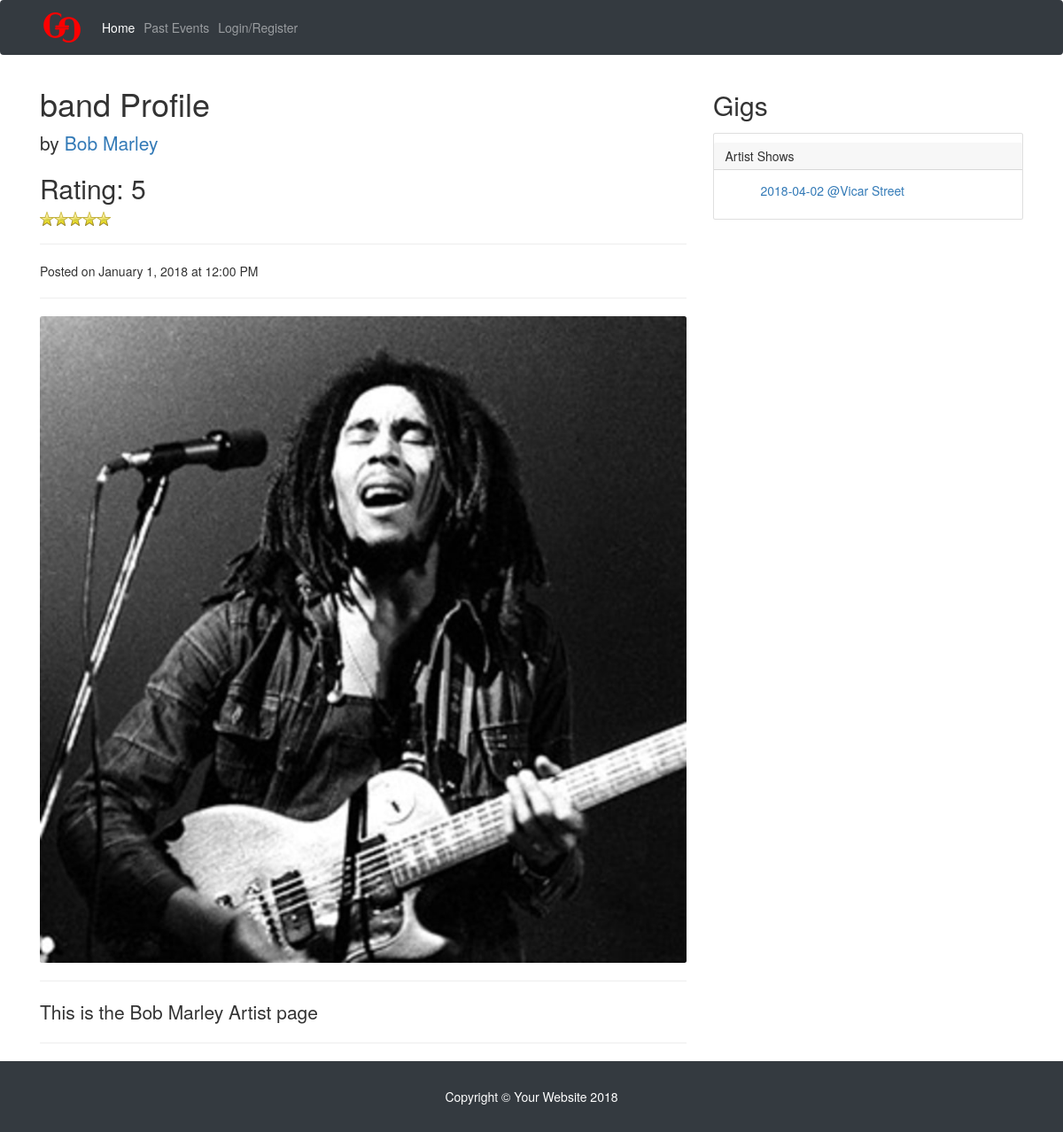
/singleProfile.php?id=61, run on an earlier commit of the app's database.
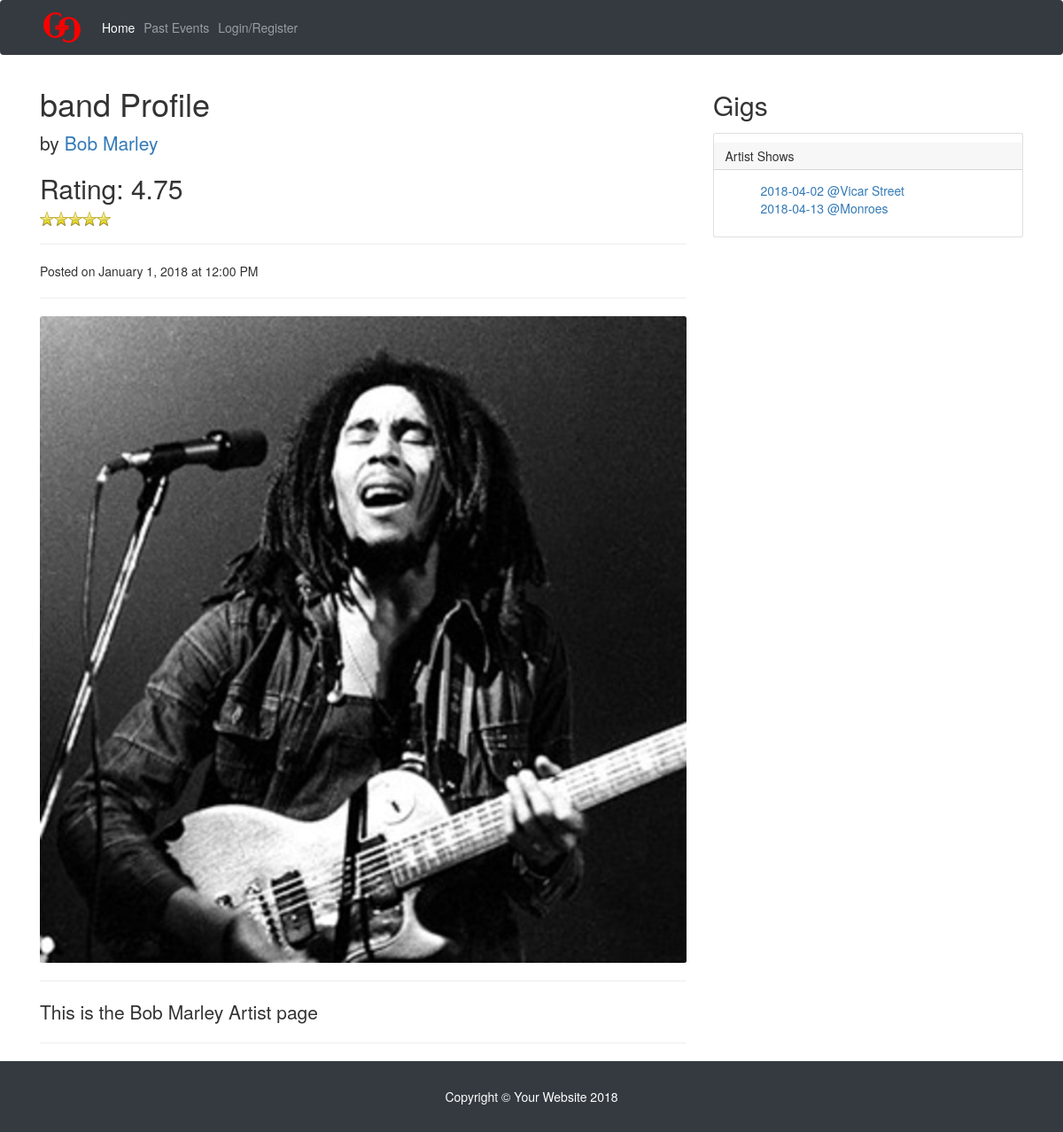
And on a later commit of the database.
### tables this page shows
CREATE TABLE IF NOT EXISTS `band` (
  `id` int(11) NOT NULL,
  `name` varchar(200) DEFAULT NULL,
  `image` varchar(200) DEFAULT NULL,
  `bio` longtext,
  `rating` double DEFAULT NULL,
  PRIMARY KEY (`id`),
  CONSTRAINT `FK_band_users` FOREIGN KEY (`id`) REFERENCES `users` (`id`) ON DELETE CASCADE ON UPDATE CASCADE
);

CREATE TABLE IF NOT EXISTS `event` (
  `venueId` int(11) DEFAULT NULL,
  `userId` int(11) DEFAULT NULL,
  `description` longtext,
  `id` int(11) NOT NULL AUTO_INCREMENT,
  `date` date DEFAULT NULL,
  `bandId` int(11) DEFAULT NULL,
  `name` varchar(250) DEFAULT NULL,
  PRIMARY KEY (`id`),
  KEY `FK_event_venue` (`venueId`),
  KEY `FK_event_band` (`bandId`),
  KEY `FK_event_users` (`userId`),
  CONSTRAINT `FK_event_band` FOREIGN KEY (`bandId`) REFERENCES `band` (`id`) ON DELETE CASCADE ON UPDATE CASCADE,
  CONSTRAINT `FK_event_users` FOREIGN KEY (`userId`) REFERENCES `users` (`id`),
  CONSTRAINT `FK_event_venue` FOREIGN KEY (`venueId`) REFERENCES `venue` (`id`) ON DELETE CASCADE ON UPDATE CASCADE
);

CREATE TABLE IF NOT EXISTS `venue` (
  `id` int(11) NOT NULL,
  `name` varchar(250) DEFAULT NULL,
  `address` mediumtext,
  `image` varchar(200) DEFAULT NULL,
  `bio` longtext,
  `rating` double DEFAULT NULL,
  PRIMARY KEY (`id`),
  CONSTRAINT `FK_venue_users` FOREIGN KEY (`id`) REFERENCES `users` (`id`) ON DELETE CASCADE ON UPDATE CASCADE
);

### singleProfile.php (called while the page is built, shortened)
<?php
include 'partials/header.php';
include 'partials/profileView.php';
include 'partials/footer.php';

### partials/profileView.php (the view)
<?php
$id = $_GET['id'];
$query = "SELECT type FROM `usertype` WHERE id = '$id';";
$result = mysqli_query($conn, $query) or die(mysqli_error($conn));
$row = $result->fetch_assoc();
$type = $row['type'];
$query1 = "SELECT * FROM `$type` WHERE id = '$id';";
$result1 = mysqli_query($conn, $query1) or die(mysqli_error($conn));
$row1 = $result1->fetch_assoc();
$name = $row1['name'];
$image = $row1['image'];
$bio = $row1['bio'];
$rating = $row1['rating'];
?>
<div class="col-lg-8">
    <h1 class="mt-4"><?php echo $type ?> Profile</h1>
    <p class="lead">
        by
        <a href="#"><?php echo $name ?></a>
    </p>
    <h2>Rating: <?php echo $rating ?></h2>
    <span class="stars"><?php echo $rating ?></span>
    <hr>
    <p>Posted on January 1, 2018 at 12:00 PM</p>
    <hr>
    <img class="img-fluid rounded" src="<?php echo $image ?>" alt="">
    <hr>
    <p class="lead"><?php echo $bio ?></p>
    <hr>
</div>
<div class="col-md-4">
    <?php
    $query2 = "SELECT venue.name as venueName,venue.image,band.name as bandName, event.description,event.id, event.name, event.date,event.venueId,event.bandId
    FROM ((event
    INNER JOIN band ON event.bandId = band.id)
    INNER JOIN venue ON event.venueId = venue.id)where ". $type . "id = $id;
    ";
    $result2 = mysqli_query($conn, $query2) or die(mysqli_error($conn));
    ?>
    <h2>Gigs</h2>
    <div class="card my-4">
        <h5 class="card-header">Artist Shows</h5>
        <div class="card-body">
            <ul style='list-style-type: none'>
                <?php
                while ($row2 = $result2->fetch_assoc()) {
                    $date = $row2['date'];
                    $eventId = $row2['id'];
                    $venueName = $row2['venueName'];
                    $bandName = $row2['bandName'];
                    ?>
                    <li> <?php
                      if($type=="band"){
                          echo '<a href="singleEvent.php?id='.$eventId.'">'.$date." @".$venueName.'</a>';
                                 }else{
                                     echo '<a href="singleEvent.php?id='.$eventId.'">'.$date." @".$bandName.'</a>';
                        }
                        ?></li>
                <?php } ?>
            </ul>
        </div>
    </div>
</div>

What changed in the data, as far as the page shows it:
changed band "Bob Marley": rating "5" → "4.75"
added event: date "2018-04-13", venueId.name "Monroes"
